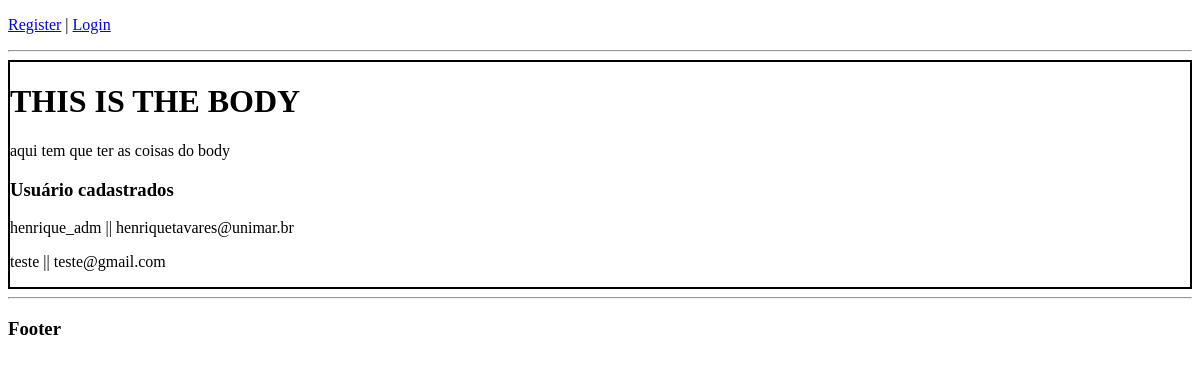
The app's page /, older data.
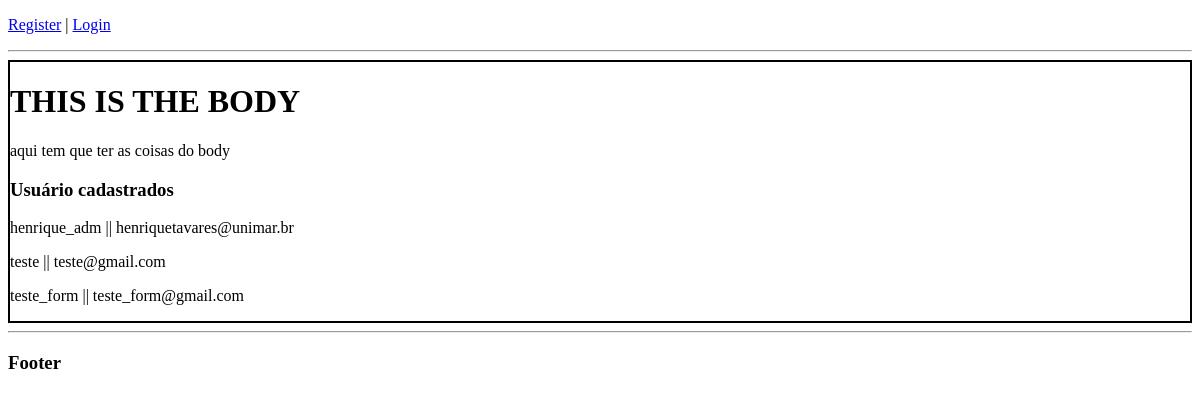
The same page, newer data.
### account/models.py (models this page shows, shortened)
class Account(AbstractBaseUser):
    email = models.EmailField(verbose_name="email", max_length=60, unique=True)
    username = models.CharField(max_length=30, unique=True)
    date_joined = models.DateTimeField(verbose_name="date joined", auto_now_add=True)
    last_login = models.DateTimeField(verbose_name="last login", auto_now=True)
    is_admin = models.BooleanField(default=False)
    is_active = models.BooleanField(default=True)
    is_staff = models.BooleanField(default=False)
    is_superuser = models.BooleanField(default=False)
    USERNAME_FIELD = 'email'
    REQUIRED_FIELDS = ['username', ] #campo que serão requisitados
    objects = MyAccountManager()

### personal/views.py (the view)
# urls.py: path('', home_screen_view, name='home'),
def home_screen_view(request):
    context = {}
    accounts = Account.objects.all()
    context['accounts'] = accounts
    '''

    context['some_string'] = 'this is some string que estou passando para a view'
    context['some_number'] = 34252708
    context['nome'] = "Henrique"


    context = {
        'some_string': 'segunda forma de contexto',
        'some_number': 892720,
        'nome': "Henrique",
    }

    list_of_values = []
    list_of_values.append("primeiro")
    list_of_values.append("segundo")
    list_of_values.append("terceiro")
    list_of_values.append("quarto")
    context['list_of_values'] = list_of_values
    '''
    return render(request, "personal/home.html", context)

### personal/templates/personal/home.html (shortened to what this page needs)
{% extends 'base.html' %}
{% block content %}
<div style="border: 2px solid #000;">
    <h1>THIS IS THE BODY</h1>
    <p>aqui tem que ter as coisas do body</p>
    <h3>Usuário cadastrados</h3>
    {% for account in accounts %}
        <p>{{account.username}} || {{account.email}}</p>
    {% endfor %}
</div>
{% endblock content%}

### templates/base.html (shortened to what this page needs)
<!DOCTYPE html>
{% load static %}
<html lang="en">
<head>
    {% if request.user.is_authenticated %}
        <p>Olá, {{request.user.username}} | <a href="{% url 'logout' %}">Deslogar</a></p>
    {% else %}
        <p><a href="{% url 'register'%}">Register</a> | <a href="a">Login</a></p>
    {% endif %}
</head>
<body>
    <hr>
    {% block content %}
    {% endblock content %}
</body>
<footer>
    <hr>
    <h3>Footer</h3>
</footer>
</html>

Row changes from the older to the newer data that the page shows:
added Account: username "teste_form", email "teste_form@gmail.com"
